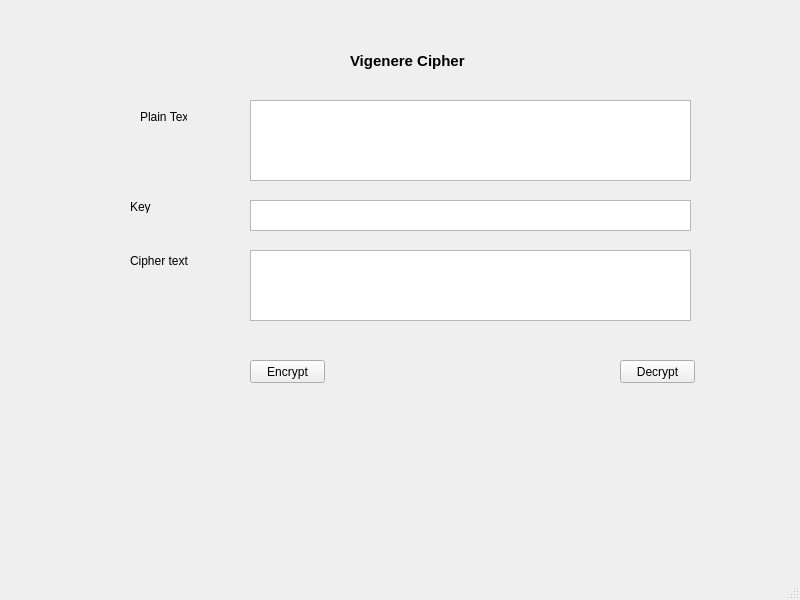
<?xml version="1.0" encoding="UTF-8"?>
<ui version="4.0">
 <class>MainWindow</class>
 <widget class="QMainWindow" name="MainWindow">
  <property name="geometry">
   <rect>
    <x>0</x>
    <y>0</y>
    <width>800</width>
    <height>600</height>
   </rect>
  </property>
  <property name="windowTitle">
   <string>MainWindow</string>
  </property>
  <widget class="QWidget" name="centralwidget">
   <widget class="QLabel" name="label">
    <property name="geometry">
     <rect>
      <x>350</x>
      <y>50</y>
      <width>131</width>
      <height>21</height>
     </rect>
    </property>
    <property name="font">
     <font>
      <family>Arial</family>
      <pointsize>11</pointsize>
      <weight>75</weight>
      <bold>true</bold>
     </font>
    </property>
    <property name="text">
     <string>Vigenere Cipher</string>
    </property>
    <property name="textFormat">
     <enum>Qt::AutoText</enum>
    </property>
   </widget>
   <widget class="QLabel" name="label_2">
    <property name="geometry">
     <rect>
      <x>140</x>
      <y>110</y>
      <width>47</width>
      <height>13</height>
     </rect>
    </property>
    <property name="text">
     <string>Plain Text</string>
    </property>
   </widget>
   <widget class="QLabel" name="label_3">
    <property name="geometry">
     <rect>
      <x>130</x>
      <y>200</y>
      <width>47</width>
      <height>13</height>
     </rect>
    </property>
    <property name="text">
     <string>Key</string>
    </property>
   </widget>
   <widget class="QLabel" name="label_4">
    <property name="geometry">
     <rect>
      <x>130</x>
      <y>250</y>
      <width>61</width>
      <height>21</height>
     </rect>
    </property>
    <property name="text">
     <string>Cipher text</string>
    </property>
   </widget>
   <widget class="QTextEdit" name="txt_plain">
    <property name="geometry">
     <rect>
      <x>250</x>
      <y>100</y>
      <width>441</width>
      <height>81</height>
     </rect>
    </property>
   </widget>
   <widget class="QTextEdit" name="txt_key">
    <property name="geometry">
     <rect>
      <x>250</x>
      <y>200</y>
      <width>441</width>
      <height>31</height>
     </rect>
    </property>
   </widget>
   <widget class="QTextEdit" name="txt_cipher">
    <property name="geometry">
     <rect>
      <x>250</x>
      <y>250</y>
      <width>441</width>
      <height>71</height>
     </rect>
    </property>
   </widget>
   <widget class="QPushButton" name="btn_encrypt">
    <property name="geometry">
     <rect>
      <x>250</x>
      <y>360</y>
      <width>75</width>
      <height>23</height>
     </rect>
    </property>
    <property name="text">
     <string>Encrypt</string>
    </property>
   </widget>
   <widget class="QPushButton" name="btn_decrypt">
    <property name="geometry">
     <rect>
      <x>620</x>
      <y>360</y>
      <width>75</width>
      <height>23</height>
     </rect>
    </property>
    <property name="text">
     <string>Decrypt</string>
    </property>
   </widget>
  </widget>
  <widget class="QMenuBar" name="menubar">
   <property name="geometry">
    <rect>
     <x>0</x>
     <y>0</y>
     <width>800</width>
     <height>21</height>
    </rect>
   </property>
  </widget>
  <widget class="QStatusBar" name="statusbar"/>
 </widget>
 <resources/>
 <connections/>
</ui>
